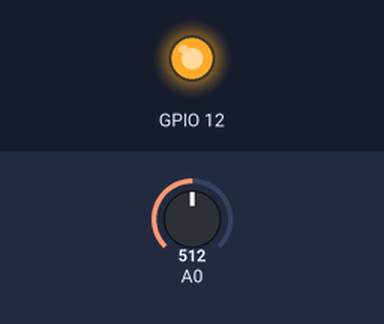
The sketch below on a simulated ESP8266 (NodeMCU). Parts: output pins drawn as LEDs (lit = HIGH). Inputs (shaded band) come from the test bench; at power-on: A0 = 512. What the sketch prints to the serial monitor is not drawn.

Above: at 1.2 s.
1.3 s: A0 set to 496
2.8 s: A0 set to 466
At 3.7 s:
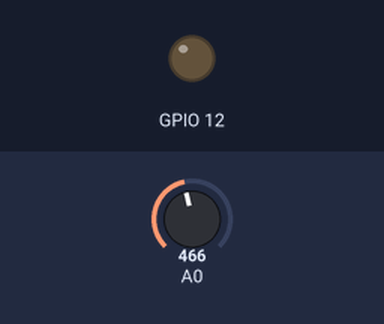
4.3 s: A0 set to 490
At 4.9 s:
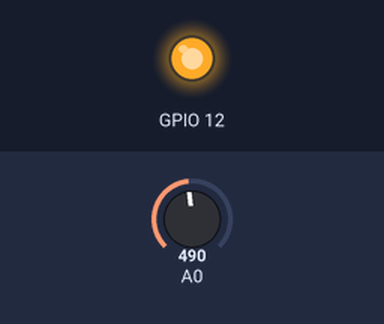
5.8 s: A0 set to 470
At 7.2 s:
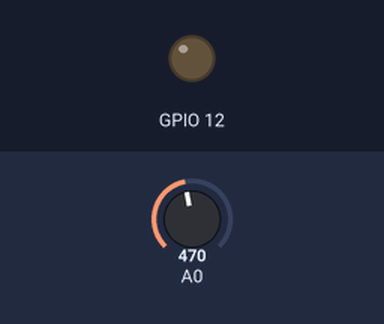
Timing chart, 0 to 8.3 s (numbered marks = the images above; inputs shaded):
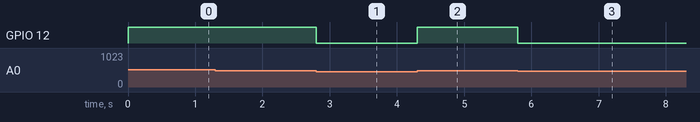

Measured:
- the behaviour switches between 481 and 480 on A0 (found by bisection; images 0 and 1)
- after the input at 1.3 s, every drawn part: stays the same
- after the input at 2.8 s, GPIO 12: HIGH → LOW at once
- after the input at 4.3 s, GPIO 12: LOW → HIGH at once
- after the input at 5.8 s, GPIO 12: HIGH → LOW at once

The sketch:

esp8266_tout_mic.ino
```cpp
#include <ESP8266WiFi.h>
extern "C" {
#include "user_interface.h"
}

void setup() {
  //デバッグ用にシリアルを開く
  Serial.begin(115200);
  Serial.println("PG start");
  pinMode(12, OUTPUT);
}

void loop() {
  //unsigned int 型の入れ物を用意
  uint Value = 0;

  //AD変換実行
  Value = system_adc_read();

  //計測結果をシリアルに書き出す。0-1024の値
  //Serial.println("=======ANALOG " + String(ADC_Value) + "ANALOG ");
  if(Value > 480){digitalWrite(12, HIGH);}
  else{digitalWrite(12, LOW);}
  delay(1);
}
```
